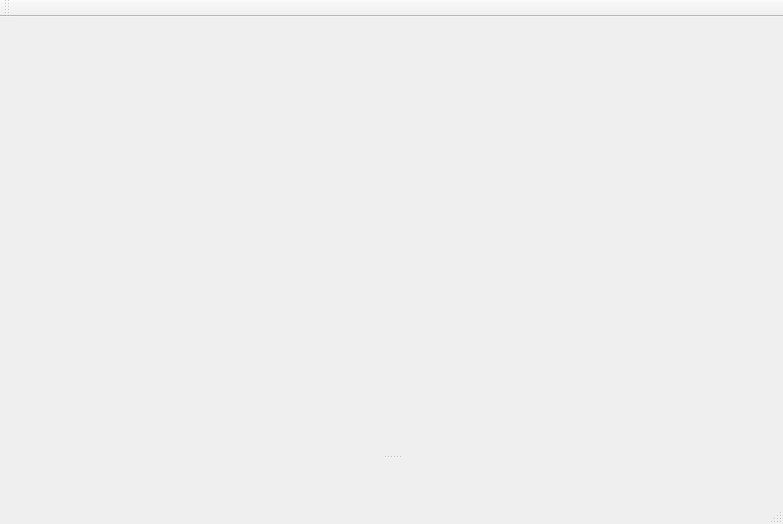
<?xml version="1.0" encoding="UTF-8"?>
<ui version="4.0">
 <class>MainWindow</class>
 <widget class="QMainWindow" name="MainWindow">
  <property name="geometry">
   <rect>
    <x>0</x>
    <y>0</y>
    <width>783</width>
    <height>524</height>
   </rect>
  </property>
  <property name="windowTitle">
   <string>Busta BoardGame</string>
  </property>
  <widget class="QWidget" name="centralWidget">
   <layout class="QHBoxLayout" name="horizontalLayout">
    <property name="spacing">
     <number>0</number>
    </property>
    <property name="leftMargin">
     <number>0</number>
    </property>
    <property name="topMargin">
     <number>0</number>
    </property>
    <property name="rightMargin">
     <number>0</number>
    </property>
    <property name="bottomMargin">
     <number>0</number>
    </property>
    <item>
     <widget class="QWidget" name="connection_widget" native="true">
      <layout class="QVBoxLayout" name="verticalLayout_3">
       <property name="spacing">
        <number>0</number>
       </property>
       <property name="leftMargin">
        <number>0</number>
       </property>
       <property name="topMargin">
        <number>0</number>
       </property>
       <property name="rightMargin">
        <number>0</number>
       </property>
       <property name="bottomMargin">
        <number>0</number>
       </property>
      </layout>
     </widget>
    </item>
    <item>
     <widget class="QStackedWidget" name="stackedWidget">
      <property name="currentIndex">
       <number>1</number>
      </property>
      <widget class="QWidget" name="StartPage">
       <layout class="QGridLayout" name="gridLayout_2">
        <property name="leftMargin">
         <number>0</number>
        </property>
        <property name="topMargin">
         <number>0</number>
        </property>
        <property name="rightMargin">
         <number>0</number>
        </property>
        <property name="bottomMargin">
         <number>0</number>
        </property>
        <property name="spacing">
         <number>0</number>
        </property>
        <item row="1" column="2">
         <spacer name="horizontalSpacer_2">
          <property name="orientation">
           <enum>Qt::Horizontal</enum>
          </property>
          <property name="sizeHint" stdset="0">
           <size>
            <width>40</width>
            <height>20</height>
           </size>
          </property>
         </spacer>
        </item>
        <item row="1" column="0">
         <spacer name="horizontalSpacer">
          <property name="orientation">
           <enum>Qt::Horizontal</enum>
          </property>
          <property name="sizeHint" stdset="0">
           <size>
            <width>40</width>
            <height>20</height>
           </size>
          </property>
         </spacer>
        </item>
        <item row="0" column="1">
         <spacer name="verticalSpacer">
          <property name="orientation">
           <enum>Qt::Vertical</enum>
          </property>
          <property name="sizeHint" stdset="0">
           <size>
            <width>20</width>
            <height>40</height>
           </size>
          </property>
         </spacer>
        </item>
        <item row="3" column="1">
         <spacer name="verticalSpacer_2">
          <property name="orientation">
           <enum>Qt::Vertical</enum>
          </property>
          <property name="sizeHint" stdset="0">
           <size>
            <width>20</width>
            <height>40</height>
           </size>
          </property>
         </spacer>
        </item>
        <item row="1" column="1">
         <widget class="QGroupBox" name="groupBox_2">
          <property name="title">
           <string>Connection</string>
          </property>
          <layout class="QVBoxLayout" name="verticalLayout_2">
           <property name="spacing">
            <number>6</number>
           </property>
           <property name="leftMargin">
            <number>9</number>
           </property>
           <property name="topMargin">
            <number>9</number>
           </property>
           <property name="rightMargin">
            <number>9</number>
           </property>
           <property name="bottomMargin">
            <number>9</number>
           </property>
           <item>
            <layout class="QFormLayout" name="formLayout_2">
             <property name="horizontalSpacing">
              <number>0</number>
             </property>
             <property name="verticalSpacing">
              <number>0</number>
             </property>
             <item row="0" column="0">
              <widget class="QLabel" name="label_2">
               <property name="text">
                <string>Nickname</string>
               </property>
              </widget>
             </item>
             <item row="0" column="1">
              <widget class="QLineEdit" name="nickName_lineEdit">
               <property name="text">
                <string>Test</string>
               </property>
              </widget>
             </item>
             <item row="1" column="0">
              <widget class="QLabel" name="label">
               <property name="text">
                <string>Host IP</string>
               </property>
              </widget>
             </item>
             <item row="2" column="1">
              <widget class="QLineEdit" name="port_lineEdit">
               <property name="text">
                <string>12346</string>
               </property>
              </widget>
             </item>
             <item row="2" column="0">
              <widget class="QLabel" name="label_3">
               <property name="text">
                <string>Port</string>
               </property>
              </widget>
             </item>
             <item row="1" column="1">
              <widget class="QLineEdit" name="host_ip_lineEdit">
               <property name="text">
                <string>127.0.0.1</string>
               </property>
              </widget>
             </item>
            </layout>
           </item>
           <item>
            <widget class="QPushButton" name="host_pushButton">
             <property name="text">
              <string>Host</string>
             </property>
            </widget>
           </item>
           <item>
            <widget class="QPushButton" name="join_pushButton">
             <property name="text">
              <string>Join</string>
             </property>
            </widget>
           </item>
          </layout>
         </widget>
        </item>
       </layout>
      </widget>
      <widget class="QWidget" name="GamePage">
       <layout class="QHBoxLayout" name="horizontalLayout_2">
        <property name="spacing">
         <number>0</number>
        </property>
        <property name="leftMargin">
         <number>0</number>
        </property>
        <property name="topMargin">
         <number>0</number>
        </property>
        <property name="rightMargin">
         <number>0</number>
        </property>
        <property name="bottomMargin">
         <number>0</number>
        </property>
        <item>
         <widget class="QSplitter" name="splitter">
          <property name="orientation">
           <enum>Qt::Vertical</enum>
          </property>
          <property name="handleWidth">
           <number>2</number>
          </property>
          <property name="childrenCollapsible">
           <bool>false</bool>
          </property>
          <widget class="GameAreaWidget" name="gameAreaWidget" native="true">
           <property name="sizePolicy">
            <sizepolicy hsizetype="Preferred" vsizetype="Preferred">
             <horstretch>1</horstretch>
             <verstretch>10</verstretch>
            </sizepolicy>
           </property>
          </widget>
          <widget class="ChatWidget" name="chatWidget" native="true">
           <property name="sizePolicy">
            <sizepolicy hsizetype="Preferred" vsizetype="Preferred">
             <horstretch>1</horstretch>
             <verstretch>1</verstretch>
            </sizepolicy>
           </property>
          </widget>
         </widget>
        </item>
       </layout>
      </widget>
     </widget>
    </item>
   </layout>
  </widget>
  <widget class="QMenuBar" name="menuBar">
   <property name="geometry">
    <rect>
     <x>0</x>
     <y>0</y>
     <width>783</width>
     <height>21</height>
    </rect>
   </property>
  </widget>
  <widget class="QToolBar" name="mainToolBar">
   <attribute name="toolBarArea">
    <enum>TopToolBarArea</enum>
   </attribute>
   <attribute name="toolBarBreak">
    <bool>false</bool>
   </attribute>
  </widget>
  <widget class="QStatusBar" name="statusBar"/>
 </widget>
 <layoutdefault spacing="6" margin="11"/>
 <customwidgets>
  <customwidget>
   <class>ChatWidget</class>
   <extends>QWidget</extends>
   <header>chat/chatwidget.h</header>
   <container>1</container>
  </customwidget>
  <customwidget>
   <class>GameAreaWidget</class>
   <extends>QWidget</extends>
   <header>game/gameareawidget.h</header>
   <container>1</container>
  </customwidget>
 </customwidgets>
 <resources/>
 <connections/>
</ui>
